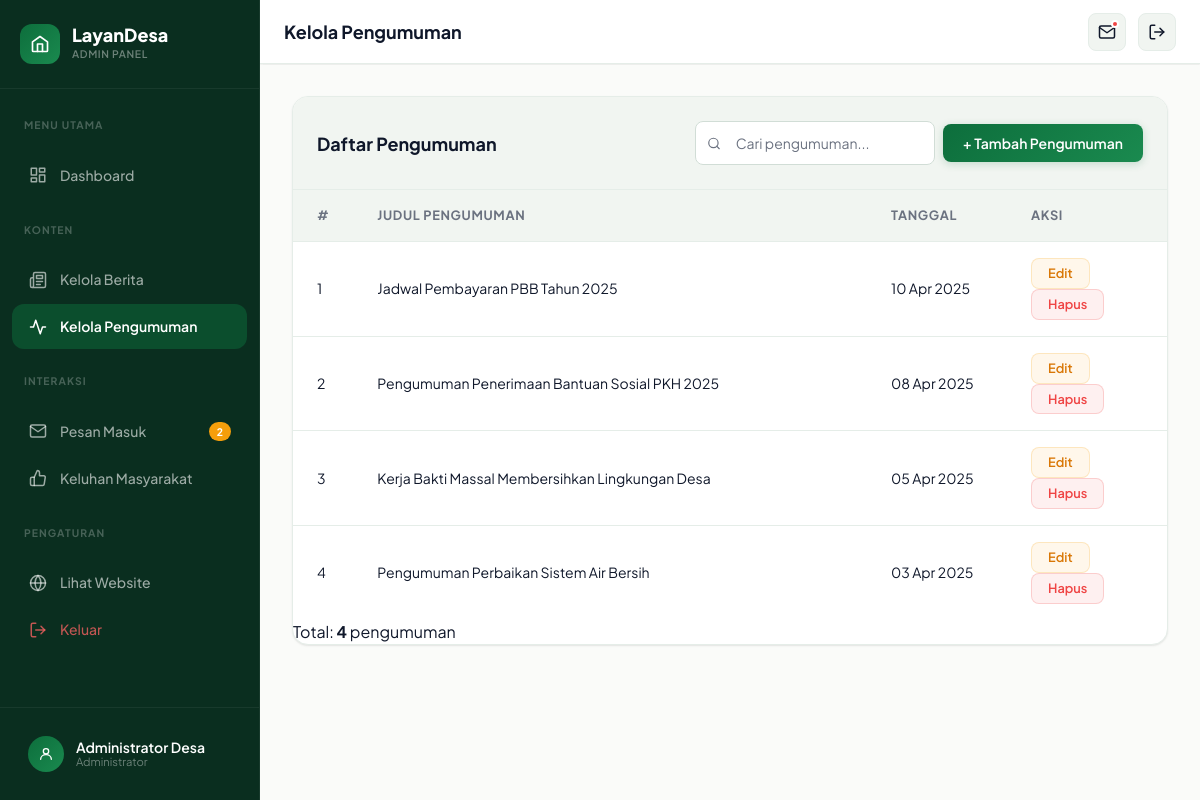
Screenshot of /admin/pengumuman.php (signed in) with the database file from the repository.
### tables this page shows
CREATE TABLE IF NOT EXISTS pengumuman (
    id INT AUTO_INCREMENT PRIMARY KEY,
    judul VARCHAR(255) NOT NULL,
    isi TEXT NOT NULL,
    tanggal DATE NOT NULL,
    created_at TIMESTAMP DEFAULT CURRENT_TIMESTAMP
);

### admin/pengumuman.php (the view, shortened to what this page needs)
<?php
require_once 'layout.php';
$list = $pdo->query("SELECT id, judul, tanggal FROM pengumuman ORDER BY tanggal DESC")->fetchAll();
?>
<div class="table-card">
    <div class="table-card-header">
        <span class="table-card-title">Daftar Pengumuman</span>
        <div class="table-actions">
            <div class="search-box">
                <span class="search-icon" aria-hidden="true">
                    <svg width="14" height="14" viewBox="0 0 24 24" fill="none" stroke="currentColor" stroke-width="2" stroke-linecap="round" stroke-linejoin="round"><circle cx="11" cy="11" r="8"/><line x1="21" y1="21" x2="16.65" y2="16.65"/></svg>
                </span>
                <input type="text" id="tableSearch" placeholder="Cari pengumuman...">
            </div>
            <a href="pengumuman-tambah.php" class="btn-admin btn-admin-primary" id="btn-tambah-pengumuman">
                + Tambah Pengumuman
            </a>
        </div>
    </div>
    <div class="table-responsive">
        <table class="admin-table">
            <thead>
                <tr>
                    <th class="th-num">#</th>
                    <th>Judul Pengumuman</th>
                    <th class="th-date">Tanggal</th>
                    <th class="th-actions">Aksi</th>
                </tr>
            </thead>
            <tbody>
                <?php if (empty($list)): ?>
                <tr>
                    <td colspan="4" class="td-empty">
                        Belum ada pengumuman. <a href="pengumuman-tambah.php">Tambah sekarang</a>
                    </td>
                </tr>
                <?php else: ?>
                <?php foreach ($list as $i => $pgm): ?>
                <tr>
                    <td class="td-number"><?= $i + 1 ?></td>
                    <td class="td-title"><?= htmlspecialchars($pgm['judul']) ?></td>
                    <td class="td-date"><?= date('d M Y', strtotime($pgm['tanggal'])) ?></td>
                    <td>
                        <div class="td-actions">
                            <a href="pengumuman-edit.php?id=<?= $pgm['id'] ?>"
                               class="btn-admin btn-admin-warning btn-admin-sm"
                               id="btn-edit-pgm-<?= $pgm['id'] ?>">Edit</a>
                            <a href="pengumuman.php?hapus=<?= $pgm['id'] ?>"
                               class="btn-admin btn-admin-danger btn-admin-sm"
                               id="btn-hapus-pgm-<?= $pgm['id'] ?>"
                               data-confirm="Yakin ingin menghapus pengumuman '<?= htmlspecialchars($pgm['judul']) ?>'?">Hapus</a>
                        </div>
                    </td>
                </tr>
                <?php endforeach; ?>
                <?php endif; ?>
            </tbody>
        </table>
    </div>
    <div class="table-footer-info">
        Total: <strong><?= count($list) ?></strong> pengumuman
    </div>
</div>
<?php require_once 'layout_end.php'; ?>

### rows the page displays
pengumuman: judul "Jadwal Pembayaran PBB Tahun 2025", tanggal "10 Apr 2025"
pengumuman: judul "Pengumuman Penerimaan Bantuan Sosial PKH 2025", tanggal "08 Apr 2025"
pengumuman: judul "Kerja Bakti Massal Membersihkan Lingkungan Desa", tanggal "05 Apr 2025"
pengumuman: judul "Pengumuman Perbaikan Sistem Air Bersih", tanggal "03 Apr 2025"

### other values shown
$unreadCount "2"
$adminName "Administrator Desa"
$pageTitle "Kelola Pengumuman"
count($list) "4"
